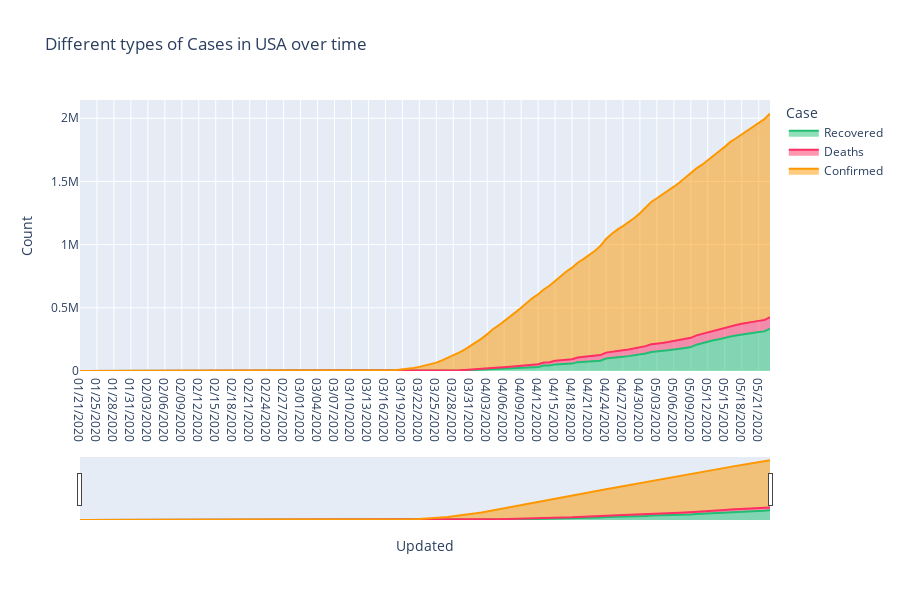

This figure's notebook cell:
### Code cell
#use the slider o the Update graph below to focus on particular dates

cnf, dth, rec, act = '#393e46', '#ff2e63', '#21bf73', '#fe9801' 

temp = USA_data2.groupby('Updated')['Recovered', 'Deaths', 'Confirmed'].sum().reset_index()
temp = temp.melt(id_vars="Updated", value_vars=['Recovered', 'Deaths', 'Confirmed'],
                 var_name='Case', value_name='Count')
temp.head()

fig = px.area(temp, x="Updated", y="Count", color='Case', height=600,
             title='Different types of Cases in USA over time', color_discrete_sequence = [rec, dth, act])
fig.update_layout(xaxis_rangeslider_visible=True)
fig.show()
